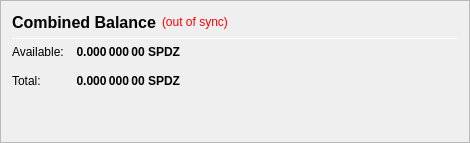
                   <widget class="QFrame" name="frame_CombinedBalances">
                    <property name="minimumSize">
                     <size>
                      <width>470</width>
                      <height>0</height>
                     </size>
                    </property>
                    <property name="frameShape">
                     <enum>QFrame::StyledPanel</enum>
                    </property>
                    <property name="frameShadow">
                     <enum>QFrame::Raised</enum>
                    </property>
                    <layout class="QVBoxLayout" name="verticalLayout_5">
                     <item>
                      <layout class="QHBoxLayout" name="horizontalLayout_5" stretch="0">
                       <item>
                        <widget class="QLabel" name="label_5z">
                         <property name="minimumSize">
                          <size>
                           <width>0</width>
                           <height>20</height>
                          </size>
                         </property>
                         <property name="font">
                          <font>
                           <pointsize>12</pointsize>
                           <weight>75</weight>
                           <bold>true</bold>
                          </font>
                         </property>
                         <property name="toolTip">
                          <string>Combined Balance (including unconfirmed and immature coins)</string>
                         </property>
                         <property name="text">
                          <string>Combined Balance</string>
                         </property>
                        </widget>
                       </item>
                       <item>
                        <widget class="QLabel" name="labelWalletStatus">
                         <property name="cursor">
                          <cursorShape>WhatsThisCursor</cursorShape>
                         </property>
                         <property name="toolTip">
                          <string>The displayed information may be out of date. Your wallet automatically synchronizes with the SPDZ network after a connection is established, but this process has not completed yet.</string>
                         </property>
                         <property name="styleSheet">
                          <string notr="true">QLabel { color: red; }</string>
                         </property>
                         <property name="text">
                          <string notr="true">(out of sync)</string>
                         </property>
                         <property name="alignment">
                          <set>Qt::AlignLeading|Qt::AlignLeft|Qt::AlignVCenter</set>
                         </property>
                        </widget>
                       </item>
                       <item>
                        <spacer name="horizontalSpacer_1">
                         <property name="orientation">
                          <enum>Qt::Horizontal</enum>
                         </property>
                         <property name="sizeHint" stdset="0">
                          <size>
                           <width>40</width>
                           <height>20</height>
                          </size>
                         </property>
                        </spacer>
                       </item>
                      </layout>
                     </item>
                     <item>
                      <widget class="Line" name="line_CombinedBalance">
                       <property name="minimumSize">
                        <size>
                         <width>0</width>
                         <height>1</height>
                        </size>
                       </property>
                       <property name="maximumSize">
                        <size>
                         <width>16777215</width>
                         <height>1</height>
                        </size>
                       </property>
                       <property name="orientation">
                        <enum>Qt::Horizontal</enum>
                       </property>
                      </widget>
                     </item>
                     <item>
                      <layout class="QGridLayout" name="gridLayout_3">
                       <property name="spacing">
                        <number>12</number>
                       </property>
                       <item row="1" column="0">
                        <widget class="QLabel" name="labelBalanceTextz">
                         <property name="text">
                          <string>Available:</string>
                         </property>
                        </widget>
                       </item>
                       <item row="1" column="1">
                        <widget class="QLabel" name="labelBalancez">
                         <property name="font">
                          <font>
                           <weight>75</weight>
                           <bold>true</bold>
                          </font>
                         </property>
                         <property name="cursor">
                          <cursorShape>IBeamCursor</cursorShape>
                         </property>
                         <property name="toolTip">
                          <string>Your current spendable balance</string>
                         </property>
                         <property name="text">
                          <string notr="true">0.000 000 00 SPDZ</string>
                         </property>
                         <property name="alignment">
                          <set>Qt::AlignRight|Qt::AlignTrailing|Qt::AlignVCenter</set>
                         </property>
                         <property name="textInteractionFlags">
                          <set>Qt::LinksAccessibleByMouse|Qt::TextSelectableByKeyboard|Qt::TextSelectableByMouse</set>
                         </property>
                        </widget>
                       </item>
                       <item row="2" column="0">
                        <widget class="QLabel" name="labelTotalTextz">
                         <property name="text">
                          <string>Total:</string>
                         </property>
                        </widget>
                       </item>
                       <item row="2" column="1">
                        <widget class="QLabel" name="labelTotalz">
                         <property name="font">
                          <font>
                           <weight>75</weight>
                           <bold>true</bold>
                          </font>
                         </property>
                         <property name="cursor">
                          <cursorShape>IBeamCursor</cursorShape>
                         </property>
                         <property name="toolTip">
                          <string>Total Balance, including all unavailable coins.</string>
                         </property>
                         <property name="text">
                          <string notr="true">0.000 000 00 SPDZ</string>
                         </property>
                         <property name="alignment">
                          <set>Qt::AlignRight|Qt::AlignTrailing|Qt::AlignVCenter</set>
                         </property>
                         <property name="textInteractionFlags">
                          <set>Qt::LinksAccessibleByMouse|Qt::TextSelectableByKeyboard|Qt::TextSelectableByMouse</set>
                         </property>
                        </widget>
                       </item>
                       <item row="2" column="3">
                        <spacer name="horizontalSpacer_2">
                         <property name="orientation">
                          <enum>Qt::Horizontal</enum>
                         </property>
                         <property name="sizeHint" stdset="0">
                          <size>
                           <width>40</width>
                           <height>20</height>
                          </size>
                         </property>
                        </spacer>
                       </item>
                      </layout>
                     </item>
                     <item>
                      <spacer name="verticalSpacer_1">
                       <property name="orientation">
                        <enum>Qt::Vertical</enum>
                       </property>
                       <property name="sizeHint" stdset="0">
                        <size>
                         <width>20</width>
                         <height>40</height>
                        </size>
                       </property>
                      </spacer>
                     </item>
                    </layout>
                   </widget>
